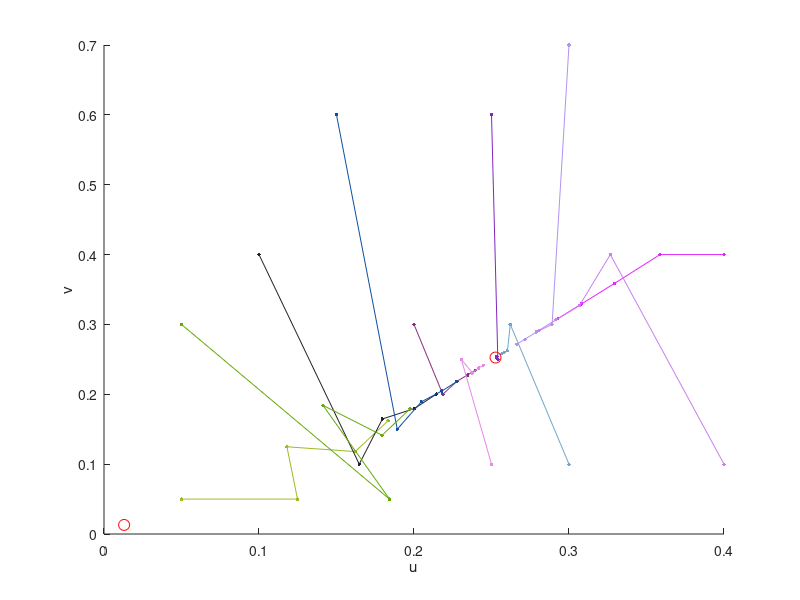

Recreate this plot in MATLAB.
N = 5;
dim2_system = @(u, v) [u .* exp(0.081 ./ u - 0.001 ./ v.^2 - 0.305), u];

u1 = 0.01298008924;
u2 = 0.25259368125;

u = zeros(N, 1);
v = zeros(N, 1);

u0 = [0.05 0.1 0.2 0.3 0.4 0.3 0.15 0.05 0.4 0.25 0.25];
v0 = [0.05 0.4 0.3 0.1 0.4 0.7 0.6 0.3	0.1 0.6 0.1];

hold on;
for i = 1 : size(u0, 2)
	u(1) = u0(i);
	v(1) = v0(i);
	for j = 2 : N
		res = dim2_system(u(j - 1), v(j - 1));
		u(j) = res(1);
		v(j) = res(2);
	end
	u
	v
	plot(u, v, 'Color', rand(3, 1), 'Marker', '.', 'MarkerSize', 8);
end
plot(u1, u1, 'Marker', 'o', 'MarkerSize', 8, 'MarkerEdgeColor', 'r');
plot(u2, u2, 'Marker', 'o', 'MarkerSize', 8, 'MarkerEdgeColor', 'r');

xlabel('u');
ylabel('v');